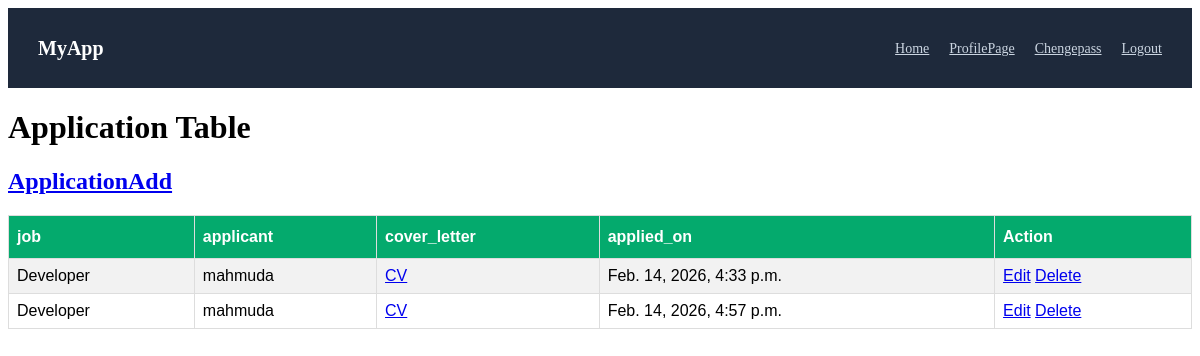
/Applicationlist/ (signed in), run on the app's committed database.
### myapp/models.py (models this page shows, shortened)
class ApplicationModel(models.Model):
    job=models.ForeignKey(JobModel,on_delete=models.CASCADE,null=True)
    applicant=models.ForeignKey(UserModel,on_delete=models.CASCADE,null=True)
    cover_letter=models.FileField(upload_to='file/',null=True)
    applied_on=models.DateTimeField(auto_now_add=True)

class JobModel(models.Model):
    titel=models.CharField(max_length=100,null=True)
    company_name=models.CharField(max_length=100,null=True)
    description=models.TextField(null=True)
    salary=models.IntegerField(null=True)
    location=models.CharField(max_length=200,null=True)
    posted_by=models.ForeignKey(UserModel,on_delete=models.CASCADE,null=True)
    created_at=models.DateField(auto_now_add=True)

class UserModel(AbstractUser):
    ROLES=[
        ('Job_Seeker','Job_Seeker'),
        ('Recruiter','Recruiter'),
    ]
    roles=models.CharField(choices=ROLES,max_length=100,null=True)
    def __str__(self):
        return self.username

### myapp/views.py (the view)
# urls.py: path('Applicationlist/',Applicationlist,name='Applicationlist'),
def Applicationlist(r):
    A_data=ApplicationModel.objects.all()
    context={
        'A_data': A_data
    }
    return render (r,'Applicationlist.html',context)

### myapp/templates/Applicationlist.html (shortened to what this page needs)
{% extends 'home.html' %}
{% block body %}
    <!DOCTYPE html>
<html>
<head>
</head>
<body>
<h1>Application Table</h1>
<h2><a href="{% url 'ApplicationAdd' %}">ApplicationAdd</a></h2>
<table>
  <tr>
    <th>job</th>
    <th>applicant</th>
    <th>cover_letter</th>
    <th>applied_on</th>
    <th>Action</th>
  </tr>
  {% for i in A_data %}
    <tr>
        <td>{{i.job.titel}}</td>
        <td>{{request.user}}</td>
        <td>
            {% if i.cover_letter %}
                <a href="{{i.cover_letter.url}}">CV</a>
            {% endif %}
        </td>
        <td>{{i.applied_on}}</td>
        <td>
            <a href="{% url 'ApplicationEdit' i.id %}">Edit</a>
            <a href="{% url 'ApplicationDelete' i.id %}">Delete</a>
        </td>
    </tr>
  {% endfor %}
</table>
</body>
</html>
{% endblock body %}

### myapp/templates/Applicationlist.html (style rules this page uses)
table { font-family: Arial, Helvetica, sans-serif; border-collapse: collapse; width: 100%; }
td, th { border: 1px solid #ddd; padding: 8px; }
tr:nth-child(even) { background-color: #f2f2f2; }
th { padding-top: 12px; padding-bottom: 12px; text-align: left; background-color: #04AA6D; color: white; }

### data on the page
ApplicationModel: job.titel "Developer", applied_on "Feb. 14, 2026, 4:33 p.m."
UserModel: user "mahmuda"
ApplicationModel: job.titel "Developer", applied_on "Feb. 14, 2026, 4:57 p.m."
